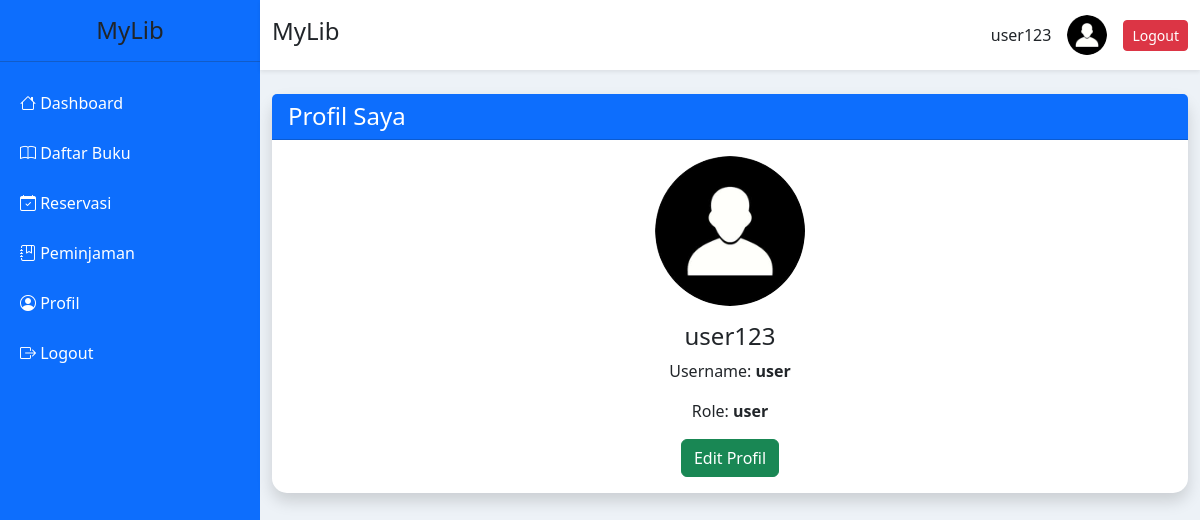
The page /user/profile/index.php (signed in) on the database its author committed.
### tables this page shows
CREATE TABLE `users` (
  `id` int NOT NULL,
  `nama` varchar(100) NOT NULL,
  `username` varchar(50) NOT NULL,
  `password` varchar(255) NOT NULL,
  `role` enum('admin','user') NOT NULL,
  `status` enum('Aktif','Nonaktif') NOT NULL DEFAULT 'Aktif',
  `nis` varchar(50) DEFAULT NULL,
  `kelas_id` int DEFAULT NULL,
  `foto` varchar(255) DEFAULT 'default.png',
  `created_at` timestamp NULL DEFAULT CURRENT_TIMESTAMP
);

### user/profile/index.php (the view, shortened to what this page needs)
<?php
require "../../config/koneksi.php";
$id=$_SESSION['id'];
$data=mysqli_query($koneksi,"
SELECT *
FROM users
WHERE id='$id'
");
$user=mysqli_fetch_assoc($data);
include "../../templates/header.php";
?>
<?php include "../../templates/sidebar_user.php"; ?>
<div class="main">
<?php include "../../templates/navbar.php"; ?>
<div class="container mt-4">
<div class="card shadow">
<div class="card-header bg-primary text-white">
<h4 class="mb-0">
Profil Saya
</h4>
</div>
<div class="card-body text-center">
<?php if(!empty($user['foto'])){ ?>
<img
src="<?= BASE_URL ?>assets/upload/profile/<?= $user['foto']; ?>"
class="rounded-circle mb-3"
width="150"
height="150"
style="object-fit:cover;">
<?php } ?>
<h4>
<?= htmlspecialchars($user['nama']); ?>
</h4>
<p>
Username:
<b>
<?= htmlspecialchars($user['username']); ?>
</b>
</p>
<p>
Role:
<b>
<?= htmlspecialchars($user['role']); ?>
</b>
</p>
<a
href="update.php"
class="btn btn-success">
Edit Profil
</a>
</div>
</div>
<?php include "../../templates/footer.php"; ?>

### templates/header.php (style rules this page uses)
body { background:#edf2f7; font-family:Segoe UI; }
.main { margin-left:260px; }
.card { border:none; border-radius:15px; }

### rows shown on the page
users: foto (placeholder picture), nama "user123", username "user", role "user"

### other values the page prints
$_SESSION['nama'] "user123"
